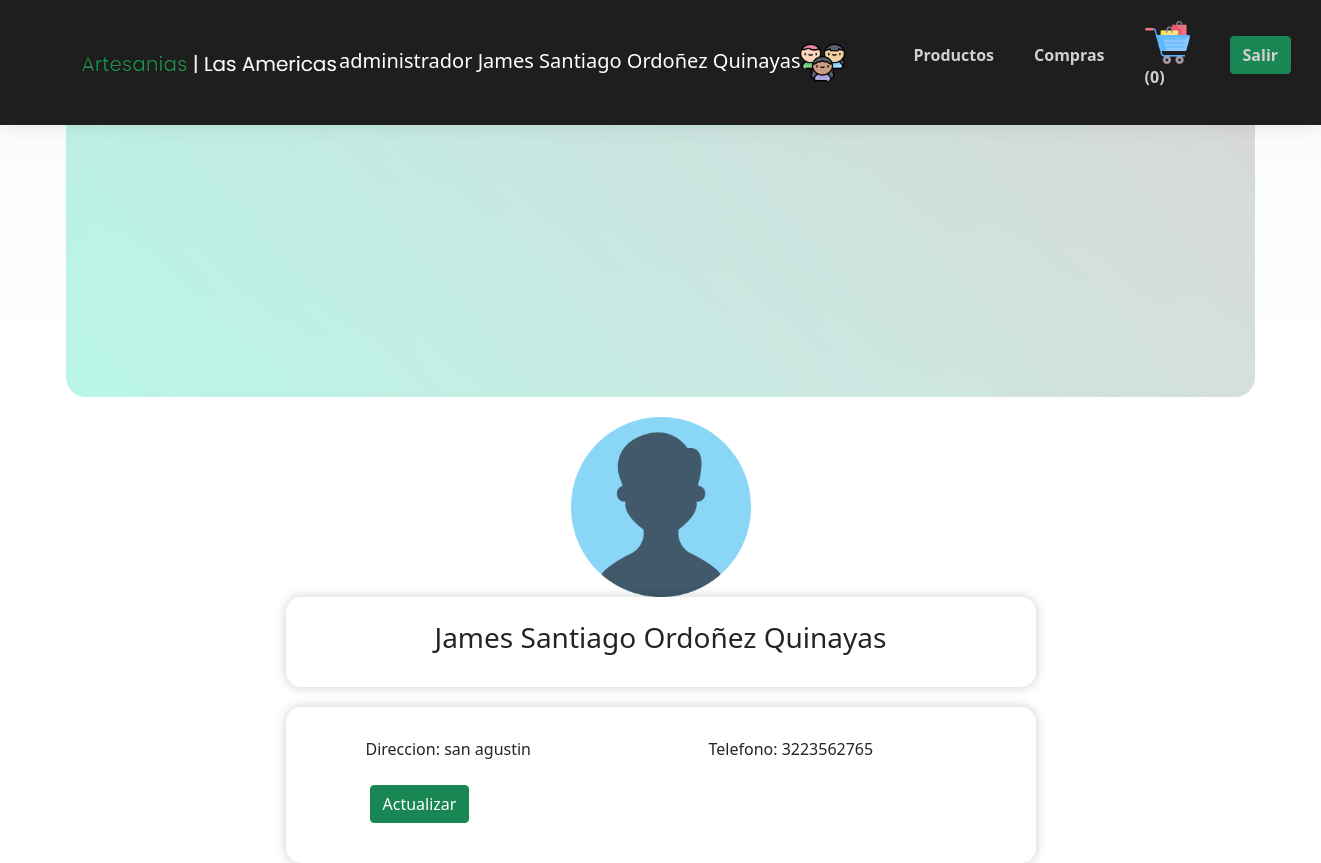
The app's page /comprador/perfilComprador.php (signed in) with its own data.
### tables this page shows
CREATE TABLE `usuario` (
  `pk_identificacion` int(11) NOT NULL,
  `nombre_user` varchar(70) NOT NULL,
  `telefono_user` varchar(50) NOT NULL,
  `correo` varchar(50) NOT NULL,
  `tipo_usuario` enum('artesano','comprador','administrador','') NOT NULL,
  `direccion_user` varchar(50) NOT NULL,
  `password_u` varchar(60) NOT NULL
);

### comprador/perfilComprador.php (the view, shortened to what this page needs)
<?php
include 'menuComprador.php'; ?>
<!DOCTYPE html>
<html lang="en">
<head>
    <link href="https://cdn.jsdelivr.net/npm/bootstrap@5.0.2/dist/css/bootstrap.min.css" rel="stylesheet">
	<link rel="stylesheet" href="../css/perfil1.css">
</head>
<body>
<section class="seccion-perfil-usuario">
        <div class="perfil-usuario-header">
            <div class="perfil-usuario-portada" >
            <?php
        try {
            $sql="SELECT * FROM usuario WHERE pk_identificacion=:ced";
            $resultado=$conectar->prepare($sql);
            $resultado->execute(array(":ced"=>$_SESSION['cedula_user']));
                while ($consulta=$resultado->fetch(PDO::FETCH_ASSOC)){
                    ?>
            </div>
        </div>
        <img class="img-usuario" src="../images/usuario.png" alt="" srcset=""></a>
        <div class="perfil-usuario-body">
            <div class="perfil-usuario-bio">
                <h3 class="titulo"><?php echo $consulta['nombre_user'];  ?></h3>
            </div>
            <div class="perfil-usuario-footer">
                <ul class="lista-datos">
                    <li><i class="icono fas fa-map-signs"></i> Direccion: <?php echo $consulta['direccion_user']; ?></li>
                </ul>
                <ul class="lista-datos">
                    <li><i class="icono fas fa-phone-alt"></i> Telefono: <?php echo $consulta['telefono_user']; ?></li>
                </ul>
                <ul>
                    <li><a href="actualizarComprador.php" class="btn btn-success boton">Actualizar</a></li>
                </ul>
            </div>
            <?php
                }
        } catch(Exception $e){
			die('Error al consultar un usuario, archivo perfilComprador.php'.$e->getMessage());
		}
	?>
        </div>
    </section>
</body>
</html>

### css/perfil1.css (style rules this page uses)
li { list-style: none; align-items: right; }
.img-usuario { height: 180px; width:180 ; }
.seccion-perfil-usuario .perfil-usuario-body, .seccion-perfil-usuario { display: flex; flex-wrap: wrap; flex-direction: column; align-items: center; }
.seccion-perfil-usuario .perfil-usuario-header { width: 100%; display: flex; justify-content: center; background: linear-gradient(#fafcfc, transparent); margin-bottom: 1.25rem; }
.seccion-perfil-usuario .perfil-usuario-portada { display: block; position: relative; width: 90%; height: 17rem; background-image: linear-gradient(45deg, #71edd07d, #6765653c); border-radius: 0 0 20px 20px; }
.seccion-perfil-usuario .perfil-usuario-body { width: 70%; position: relative; max-width: 750px; }
.seccion-perfil-usuario .perfil-usuario-body .titulo { display: block; width: 100%; font-size: 1.75em; margin-bottom: 0.5rem; }
.seccion-perfil-usuario .perfil-usuario-footer, .seccion-perfil-usuario .perfil-usuario-bio { display: flex; flex-wrap: wrap; padding: 1.5rem 2rem; box-shadow: 0 0 12px rgba(0, 0, 0, .2); background-color: #fff; border-radius: 15px; width: 100%; }
.seccion-perfil-usuario .perfil-usuario-bio { margin-bottom: 1.25rem; text-align: center; }
.seccion-perfil-usuario .lista-datos { width: 50%; list-style: none; }
.seccion-perfil-usuario .lista-datos li { padding: 5px 0; }
.boton { margin-left: 20px; }

### records on screen
usuario: nombre_user "James Santiago Ordoñez Quinayas", direccion_user "san agustin", telefono_user "3223562765"

### other values on screen
$tipo_usuario "administrador"
$nombre "James Santiago Ordoñez Quinayas"
